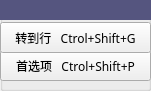
  <widget class="mytoolbar" name="ToolGroup">
   <property name="geometry">
    <rect>
     <x>10</x>
     <y>470</y>
     <width>151</width>
     <height>91</height>
    </rect>
   </property>
   <property name="minimumSize">
    <size>
     <width>151</width>
     <height>91</height>
    </size>
   </property>
   <property name="maximumSize">
    <size>
     <width>151</width>
     <height>100</height>
    </size>
   </property>
   <property name="title">
    <string/>
   </property>
   <widget class="QLabel" name="label_4">
    <property name="geometry">
     <rect>
      <x>0</x>
      <y>0</y>
      <width>151</width>
      <height>20</height>
     </rect>
    </property>
    <property name="maximumSize">
     <size>
      <width>151</width>
      <height>20</height>
     </size>
    </property>
    <property name="styleSheet">
     <string notr="true">background-color: rgb(85, 85, 127);</string>
    </property>
    <property name="text">
     <string/>
    </property>
   </widget>
   <widget class="QPushButton" name="pushButton_9">
    <property name="geometry">
     <rect>
      <x>0</x>
      <y>50</y>
      <width>151</width>
      <height>31</height>
     </rect>
    </property>
    <property name="font">
     <font>
      <family>微软雅黑</family>
     </font>
    </property>
    <property name="text">
     <string>首选项   Ctrol+Shift+P</string>
    </property>
    <property name="iconSize">
     <size>
      <width>25</width>
      <height>25</height>
     </size>
    </property>
    <property name="flat">
     <bool>false</bool>
    </property>
   </widget>
   <widget class="QPushButton" name="pushButton_10">
    <property name="geometry">
     <rect>
      <x>0</x>
      <y>22</y>
      <width>151</width>
      <height>31</height>
     </rect>
    </property>
    <property name="font">
     <font>
      <family>微软雅黑</family>
     </font>
    </property>
    <property name="text">
     <string>转到行   Ctrol+Shift+G</string>
    </property>
    <property name="iconSize">
     <size>
      <width>25</width>
      <height>25</height>
     </size>
    </property>
    <property name="flat">
     <bool>false</bool>
    </property>
   </widget>
  </widget>
